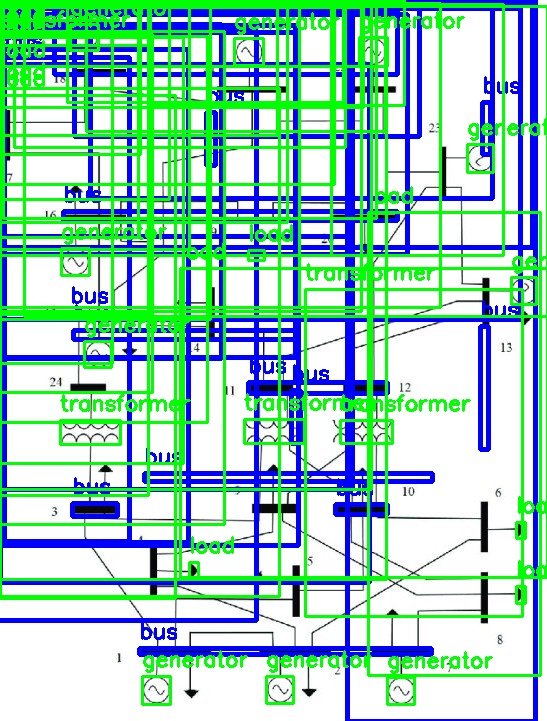
#> input picture 02_결과 모음들/시각화_테스트결과/experiments_phase1/1_imgsz_1280.jpg, 547 x 721 px; its folder holds only this picture in this run
$ python -i vision_logic.py   (imports and definitions only)
#> lines starting #> are read from the running program, lines starting #| are printed output that depends on the picture
# 파일명: vision_logic.py
import cv2
import numpy as np
import math
from collections import deque
import os

# ==========================================
# 1. Topology 보조 함수들 (기존 코드와 100% 동일)
# ==========================================
# [263 lines left out: functions normalize_vector, get_smoothed_direction, calculate_angle_std, find_best_exit, walk_skeleton_endpoint_v14, _looks_like_transformer_pair, not called in this run]


def analyze_circuit_image(image_bytes, model=None, filename=None):
    img_array = np.frombuffer(image_bytes, np.uint8)
    img = cv2.imdecode(img_array, cv2.IMREAD_COLOR)
    h_img, w_img = img.shape[:2]

    # 2. YOLO 추론 (main.py 역할)
    results = model.predict(img, conf=0.3, iou=0.4, imgsz=960, line_width=1)

    predictions = []
    components = {}

    for r in results:
        boxes = r.boxes
        for box in boxes:
            x_center, y_center, w, h = box.xywh[0].tolist()
            conf_score = float(box.conf[0])
            cls = int(box.cls[0])
            name = model.names[cls]

            if name.lower() != 'generator':
                continue

            if _looks_like_transformer_pair(img, x_center, y_center, w, h):
                continue

            w_ratio = w / w_img
            h_ratio = h / h_img
            area_ratio = w_ratio * h_ratio
            if area_ratio > 0.12:
                continue
            if name.lower() == 'bus' and w_ratio > 0.08 and h_ratio > 0.08:
                continue

            comp_id = f"{name}_{len(predictions)}"

            predictions.append({
                "id": comp_id,
                "class": name,
                "bbox": [x_center, y_center, w, h],
                "confidence": conf_score
            })

            x1, y1 = max(0, int(x_center - w/2)), max(0, int(y_center - h/2))
            x2, y2 = min(w_img-1, int(x_center + w/2)), min(h_img-1, int(y_center + h/2))
            components[comp_id] = (x1, y1, x2, y2)

    from core.cv_bus_refined_experiment import detect_cv_buses
    for bus in detect_cv_buses(img):
        x_center = float(bus["x"])
        y_center = float(bus["y"])
        w = float(bus["w"])
        h = float(bus["h"])
        comp_id = f"bus_{len(predictions)}"
        predictions.append({
            "id": comp_id,
            "class": "bus",
            "bbox": [x_center, y_center, w, h],
            "confidence": float(bus["confidence"]),
        })
        x1 = max(0, int(x_center - w / 2))
        y1 = max(0, int(y_center - h / 2))
        x2 = min(w_img - 1, int(x_center + w / 2))
        y2 = min(h_img - 1, int(y_center + h / 2))
        components[comp_id] = (x1, y1, x2, y2)

    from core.cv_load_experiment import SCALE as LOAD_SCALE, detect_cv_loads
    cv_loads, _, _ = detect_cv_loads(img)
    for load in cv_loads:
        x_center = float((load.x + load.w / 2) / LOAD_SCALE)
        y_center = float((load.y + load.h / 2) / LOAD_SCALE)
        w = float(load.w / LOAD_SCALE)
        h = float(load.h / LOAD_SCALE)
        confidence = min(0.94, max(0.75, float(load.triangle_score) + 0.45))
        comp_id = f"load_{len(predictions)}"
        predictions.append({
            "id": comp_id,
            "class": "load",
            "bbox": [x_center, y_center, w, h],
            "confidence": confidence,
        })
        x1 = max(0, int(x_center - w / 2))
        y1 = max(0, int(y_center - h / 2))
        x2 = min(w_img - 1, int(x_center + w / 2))
        y2 = min(h_img - 1, int(y_center + h / 2))
        components[comp_id] = (x1, y1, x2, y2)

    gray = cv2.cvtColor(img, cv2.COLOR_BGR2GRAY)
    _, bin_global = cv2.threshold(gray, 180, 255, cv2.THRESH_BINARY_INV)
    bin_adapt = cv2.adaptiveThreshold(gray, 255, cv2.ADAPTIVE_THRESH_GAUSSIAN_C, cv2.THRESH_BINARY_INV, 15, 10)
    binary = cv2.bitwise_and(bin_global, bin_adapt)

    for box in components.values():
        cv2.rectangle(binary, (box[0], box[1]), (box[2], box[3]), 0, -1)

    kernel = cv2.getStructuringElement(cv2.MORPH_RECT, (2,2))
    binary_closed = cv2.morphologyEx(binary, cv2.MORPH_CLOSE, kernel)

    try:
        skeleton = cv2.ximgproc.thinning(binary_closed, thinningType=cv2.ximgproc.THINNING_GUOHALL)
    except AttributeError:
        skeleton = cv2.erode(binary_closed, np.ones((3,3), np.uint8))

    endpoints = set()
    for y in range(1, h_img-1):
        for x in range(1, w_img-1):
            if skeleton[y, x] == 255:
                n_count = 0
                for dy in [-1, 0, 1]:
                    for dx in [-1, 0, 1]:
                        if dx == 0 and dy == 0: continue
                        if skeleton[y+dy, x+dx] == 255:
                            n_count += 1
                if n_count == 1:
                    endpoints.add((x, y))

    endpoint_to_comp = {}
    for ep in endpoints:
        ex, ey = ep
        min_dist = 50
        best_comp = None
        for cid, box in components.items():
            x1, y1, x2, y2 = box
            nx = max(x1, min(ex, x2))
            ny = max(y1, min(ey, y2))
            dist = math.hypot(ex - nx, ey - ny)
            if dist <= min_dist:
                min_dist = dist
                best_comp = cid
        if best_comp:
            endpoint_to_comp[ep] = best_comp

    topology_data = []
    used_endpoints = set()
    valid_line_count = 0

    for start_ep, comp_id in endpoint_to_comp.items():
        if start_ep in used_endpoints: continue

        target_id, target_ep, path = walk_skeleton_endpoint_v14(skeleton, start_ep, comp_id, endpoints, endpoint_to_comp, used_endpoints)

        if target_id and target_ep not in used_endpoints:
            used_endpoints.add(start_ep)
            used_endpoints.add(target_ep)

            line_name = f"L{valid_line_count}"
            topology_data.append({
                "line_id": line_name,
                "connected_to": [comp_id, target_id],
                "path": [(int(pt[0]), int(pt[1])) for pt in path]
            })
            valid_line_count += 1

    # 최종 결과를 딕셔너리로 묶어서 리턴 (서버가 이를 JSON으로 플러터에 넘김)
    return {
        "nodes": predictions,
        "lines": topology_data
    }

>>> import cv2
>>> picture = cv2.imread('../../../02_결과 모음들/시각화_테스트결과/experiments_phase1/1_imgsz_1280.jpg', cv2.IMREAD_GRAYSCALE)
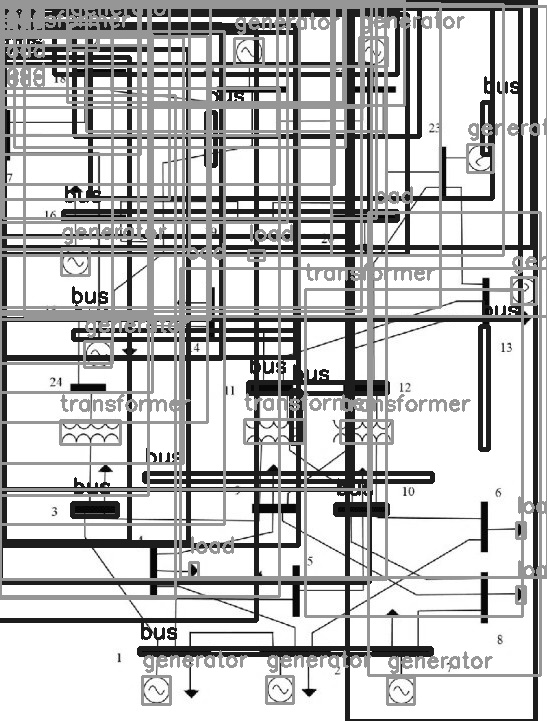
#> picture: shape (721, 547); min 0, max 255, mean 190.8
#> (the run stopped early here; a loop or call above may not have finished)

$ run again, on 02_결과 모음들/시각화_테스트결과/experiments_phase1/1_imgsz_2048.jpg
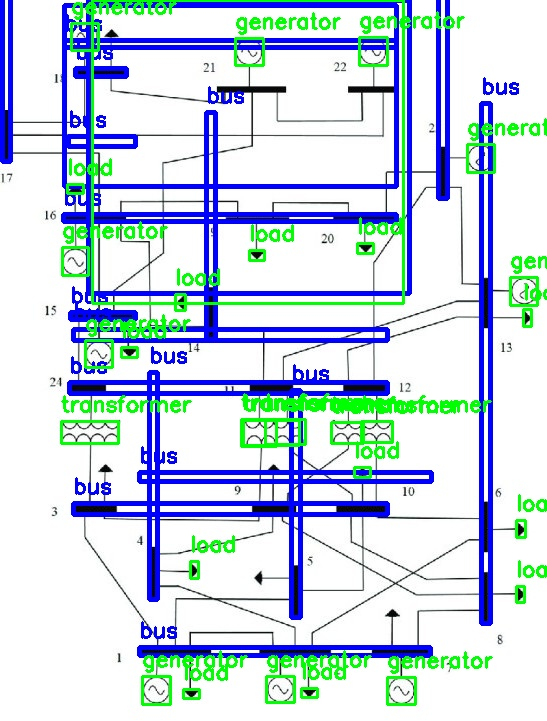
#> input picture 02_결과 모음들/시각화_테스트결과/experiments_phase1/1_imgsz_2048.jpg, 547 x 721 px
#> `picture = cv2.imread('../../../02_결과 모음들/시각화_테스트결과/experiments_phase1/..`:
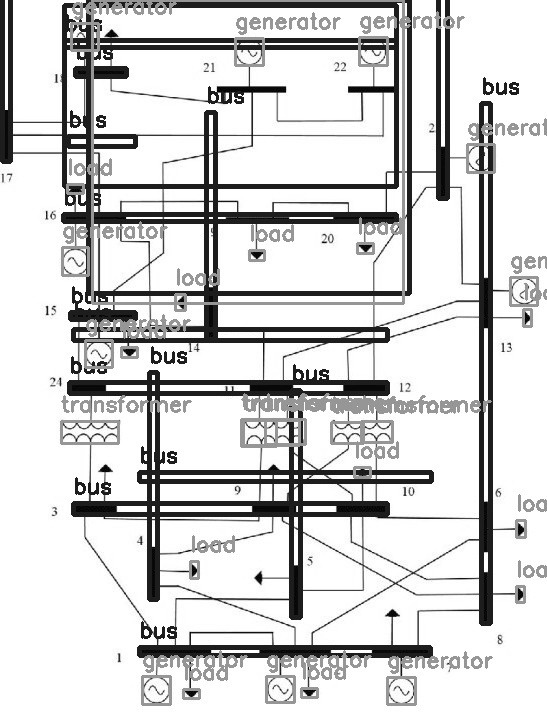
#> picture: shape (721, 547); min 0, max 255, mean 211.9

$ run again, on 02_결과 모음들/시각화_테스트결과/experiments_phase1/1_imgsz_640.jpg
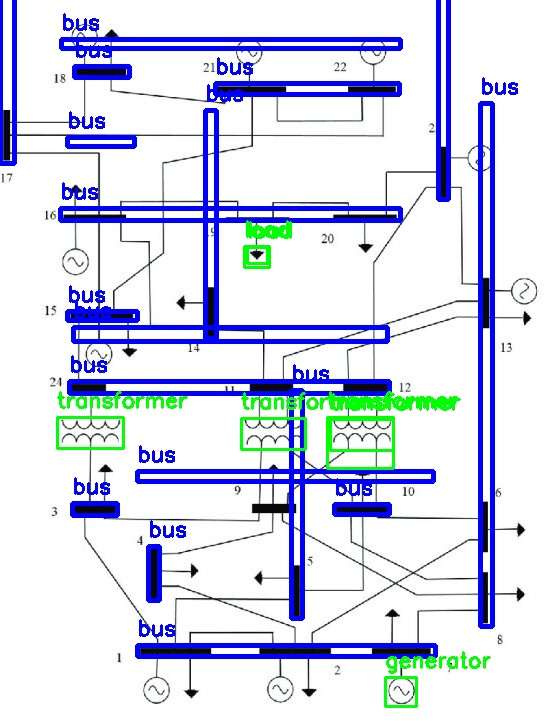
#> input picture 02_결과 모음들/시각화_테스트결과/experiments_phase1/1_imgsz_640.jpg, 547 x 721 px
#> `picture = cv2.imread('../../../02_결과 모음들/시각화_테스트결과/experiments_phase1/..`:
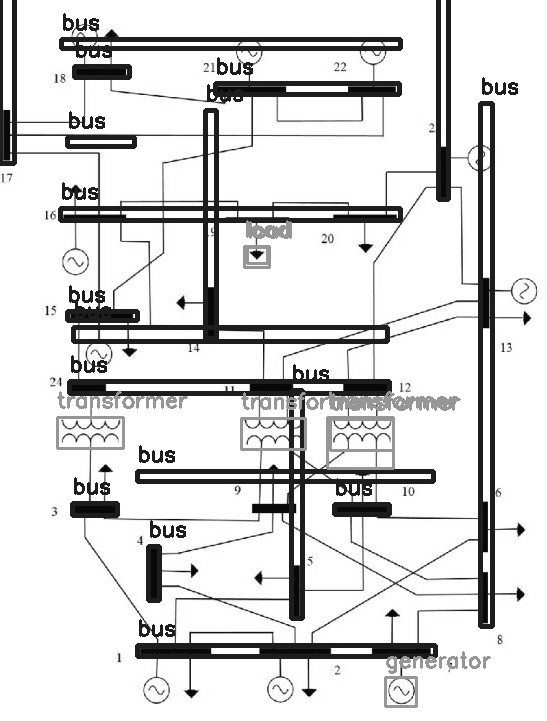
#> picture: shape (721, 547); min 0, max 255, mean 218.8
